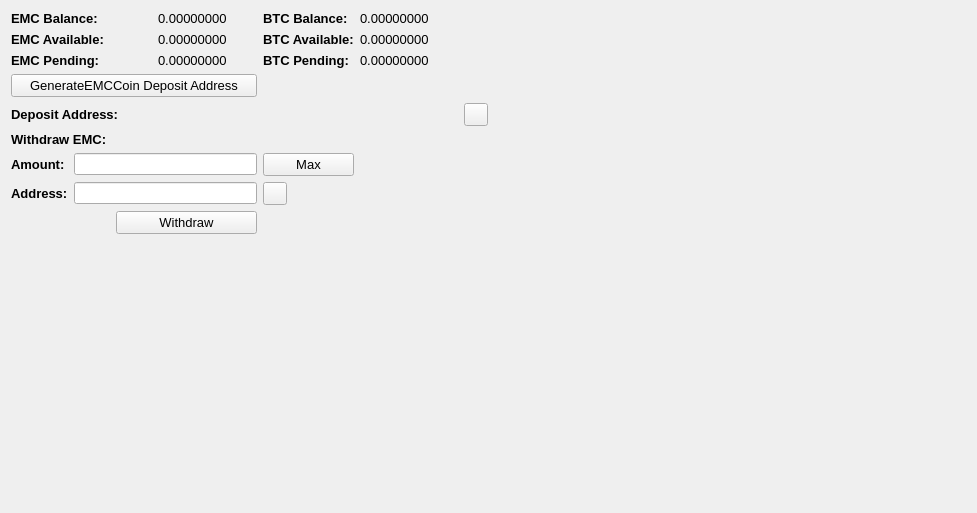
     <widget class="QWidget" name="BalanceTab">
      <attribute name="title">
       <string>Balance</string>
      </attribute>
      <layout class="QGridLayout" name="gridLayout_2">
       <item row="0" column="0" colspan="2">
        <widget class="QLabel" name="label_11">
         <property name="font">
          <font>
           <pointsize>10</pointsize>
           <weight>75</weight>
           <bold>true</bold>
          </font>
         </property>
         <property name="text">
          <string>EMC Balance:</string>
         </property>
        </widget>
       </item>
       <item row="0" column="3">
        <widget class="QLabel" name="TXBalanceLabel">
         <property name="font">
          <font>
           <pointsize>10</pointsize>
          </font>
         </property>
         <property name="text">
          <string>0.00000000</string>
         </property>
         <property name="textInteractionFlags">
          <set>Qt::LinksAccessibleByMouse|Qt::TextSelectableByMouse</set>
         </property>
        </widget>
       </item>
       <item row="0" column="4">
        <widget class="QLabel" name="label_12">
         <property name="font">
          <font>
           <pointsize>10</pointsize>
           <weight>75</weight>
           <bold>true</bold>
          </font>
         </property>
         <property name="text">
          <string>BTC Balance:</string>
         </property>
        </widget>
       </item>
       <item row="0" column="5">
        <widget class="QLabel" name="BitcoinBalanceLabel">
         <property name="font">
          <font>
           <pointsize>10</pointsize>
          </font>
         </property>
         <property name="text">
          <string>0.00000000</string>
         </property>
         <property name="textInteractionFlags">
          <set>Qt::LinksAccessibleByMouse|Qt::TextSelectableByMouse</set>
         </property>
        </widget>
       </item>
       <item row="0" column="7" rowspan="10">
        <spacer name="horizontalSpacer_4">
         <property name="orientation">
          <enum>Qt::Horizontal</enum>
         </property>
         <property name="sizeHint" stdset="0">
          <size>
           <width>478</width>
           <height>488</height>
          </size>
         </property>
        </spacer>
       </item>
       <item row="1" column="0" colspan="2">
        <widget class="QLabel" name="label_13">
         <property name="font">
          <font>
           <pointsize>10</pointsize>
           <weight>75</weight>
           <bold>true</bold>
          </font>
         </property>
         <property name="text">
          <string>EMC Available:</string>
         </property>
        </widget>
       </item>
       <item row="1" column="3">
        <widget class="QLabel" name="TXAvailableLabel_2">
         <property name="font">
          <font>
           <pointsize>10</pointsize>
          </font>
         </property>
         <property name="text">
          <string>0.00000000</string>
         </property>
         <property name="textInteractionFlags">
          <set>Qt::LinksAccessibleByMouse|Qt::TextSelectableByMouse</set>
         </property>
        </widget>
       </item>
       <item row="1" column="4">
        <widget class="QLabel" name="label_15">
         <property name="font">
          <font>
           <pointsize>10</pointsize>
           <weight>75</weight>
           <bold>true</bold>
          </font>
         </property>
         <property name="text">
          <string>BTC Available:</string>
         </property>
        </widget>
       </item>
       <item row="1" column="5">
        <widget class="QLabel" name="BitcoinAvailableLabel">
         <property name="font">
          <font>
           <pointsize>10</pointsize>
          </font>
         </property>
         <property name="text">
          <string>0.00000000</string>
         </property>
         <property name="textInteractionFlags">
          <set>Qt::LinksAccessibleByMouse|Qt::TextSelectableByMouse</set>
         </property>
        </widget>
       </item>
       <item row="2" column="0" colspan="2">
        <widget class="QLabel" name="label_14">
         <property name="font">
          <font>
           <pointsize>10</pointsize>
           <weight>75</weight>
           <bold>true</bold>
          </font>
         </property>
         <property name="text">
          <string>EMC Pending:</string>
         </property>
        </widget>
       </item>
       <item row="2" column="3">
        <widget class="QLabel" name="TXPendingLabel">
         <property name="font">
          <font>
           <pointsize>10</pointsize>
          </font>
         </property>
         <property name="text">
          <string>0.00000000</string>
         </property>
         <property name="textInteractionFlags">
          <set>Qt::LinksAccessibleByMouse|Qt::TextSelectableByMouse</set>
         </property>
        </widget>
       </item>
       <item row="2" column="4">
        <widget class="QLabel" name="label_31">
         <property name="font">
          <font>
           <pointsize>10</pointsize>
           <weight>75</weight>
           <bold>true</bold>
          </font>
         </property>
         <property name="text">
          <string>BTC Pending:</string>
         </property>
        </widget>
       </item>
       <item row="2" column="5">
        <widget class="QLabel" name="BitcoinPendingLabel">
         <property name="font">
          <font>
           <pointsize>10</pointsize>
          </font>
         </property>
         <property name="text">
          <string>0.00000000</string>
         </property>
         <property name="textInteractionFlags">
          <set>Qt::LinksAccessibleByMouse|Qt::TextSelectableByMouse</set>
         </property>
        </widget>
       </item>
       <item row="3" column="0" colspan="4">
        <widget class="QPushButton" name="GenDepositBTN">
         <property name="font">
          <font>
           <pointsize>10</pointsize>
          </font>
         </property>
         <property name="text">
          <string>GenerateEMCCoin Deposit Address</string>
         </property>
        </widget>
       </item>
       <item row="4" column="0" colspan="3">
        <widget class="QLabel" name="label_33">
         <property name="font">
          <font>
           <pointsize>10</pointsize>
           <weight>75</weight>
           <bold>true</bold>
          </font>
         </property>
         <property name="text">
          <string>Deposit Address:</string>
         </property>
        </widget>
       </item>
       <item row="4" column="3" colspan="3">
        <widget class="QLabel" name="DepositAddressLabel">
         <property name="minimumSize">
          <size>
           <width>300</width>
           <height>0</height>
          </size>
         </property>
         <property name="palette">
          <palette>
           <active>
            <colorrole role="WindowText">
             <brush brushstyle="SolidPattern">
              <color alpha="255">
               <red>0</red>
               <green>0</green>
               <blue>0</blue>
              </color>
             </brush>
            </colorrole>
            <colorrole role="Text">
             <brush brushstyle="SolidPattern">
              <color alpha="255">
               <red>0</red>
               <green>0</green>
               <blue>255</blue>
              </color>
             </brush>
            </colorrole>
           </active>
           <inactive>
            <colorrole role="WindowText">
             <brush brushstyle="SolidPattern">
              <color alpha="255">
               <red>0</red>
               <green>0</green>
               <blue>0</blue>
              </color>
             </brush>
            </colorrole>
            <colorrole role="Text">
             <brush brushstyle="SolidPattern">
              <color alpha="255">
               <red>0</red>
               <green>0</green>
               <blue>255</blue>
              </color>
             </brush>
            </colorrole>
           </inactive>
           <disabled>
            <colorrole role="WindowText">
             <brush brushstyle="SolidPattern">
              <color alpha="255">
               <red>120</red>
               <green>120</green>
               <blue>120</blue>
              </color>
             </brush>
            </colorrole>
            <colorrole role="Text">
             <brush brushstyle="SolidPattern">
              <color alpha="255">
               <red>120</red>
               <green>120</green>
               <blue>120</blue>
              </color>
             </brush>
            </colorrole>
           </disabled>
          </palette>
         </property>
         <property name="font">
          <font>
           <pointsize>10</pointsize>
           <weight>75</weight>
           <bold>true</bold>
          </font>
         </property>
         <property name="text">
          <string/>
         </property>
         <property name="alignment">
          <set>Qt::AlignRight|Qt::AlignTrailing|Qt::AlignVCenter</set>
         </property>
         <property name="textInteractionFlags">
          <set>Qt::LinksAccessibleByMouse|Qt::TextSelectableByKeyboard|Qt::TextSelectableByMouse</set>
         </property>
        </widget>
       </item>
       <item row="4" column="6">
        <widget class="QToolButton" name="DepositCopyButton">
         <property name="toolTip">
          <string>Copy to clipboard</string>
         </property>
         <property name="text">
          <string/>
         </property>
         <property name="icon">
          <iconset resource="../bitcoin.qrc">
           <normaloff>:/icons/editcopy</normaloff>:/icons/editcopy</iconset>
         </property>
         <property name="shortcut">
          <string>Alt+P</string>
         </property>
        </widget>
       </item>
       <item row="5" column="0" colspan="2">
        <widget class="QLabel" name="label_34">
         <property name="font">
          <font>
           <pointsize>10</pointsize>
           <weight>75</weight>
           <bold>true</bold>
          </font>
         </property>
         <property name="text">
          <string>Withdraw EMC:</string>
         </property>
        </widget>
       </item>
       <item row="6" column="0">
        <widget class="QLabel" name="label_26">
         <property name="font">
          <font>
           <pointsize>10</pointsize>
           <weight>75</weight>
           <bold>true</bold>
          </font>
         </property>
         <property name="text">
          <string>Amount:</string>
         </property>
        </widget>
       </item>
       <item row="6" column="1" colspan="3">
        <widget class="QLineEdit" name="WithdrawUnitsInput">
         <property name="font">
          <font>
           <pointsize>9</pointsize>
           <weight>75</weight>
           <bold>true</bold>
          </font>
         </property>
         <property name="text">
          <string/>
         </property>
        </widget>
       </item>
       <item row="6" column="4">
        <widget class="QPushButton" name="Withdraw_Max_Amount">
         <property name="font">
          <font>
           <pointsize>10</pointsize>
          </font>
         </property>
         <property name="text">
          <string>Max</string>
         </property>
        </widget>
       </item>
       <item row="7" column="0">
        <widget class="QLabel" name="label_10">
         <property name="font">
          <font>
           <pointsize>10</pointsize>
           <weight>75</weight>
           <bold>true</bold>
          </font>
         </property>
         <property name="text">
          <string>Address:</string>
         </property>
        </widget>
       </item>
       <item row="7" column="1" colspan="3">
        <widget class="QLineEdit" name="WithdrawAddress">
         <property name="font">
          <font>
           <pointsize>9</pointsize>
           <weight>75</weight>
           <bold>true</bold>
          </font>
         </property>
        </widget>
       </item>
       <item row="7" column="4">
        <widget class="QToolButton" name="WithdrawPasteButton">
         <property name="toolTip">
          <string>Paste from clipboard</string>
         </property>
         <property name="text">
          <string/>
         </property>
         <property name="icon">
          <iconset resource="../bitcoin.qrc">
           <normaloff>:/icons/editpaste</normaloff>:/icons/editpaste</iconset>
         </property>
         <property name="shortcut">
          <string>Alt+P</string>
         </property>
        </widget>
       </item>
       <item row="8" column="2" colspan="2">
        <widget class="QPushButton" name="WithdrawUnitsBtn">
         <property name="font">
          <font>
           <pointsize>10</pointsize>
          </font>
         </property>
         <property name="text">
          <string>Withdraw</string>
         </property>
        </widget>
       </item>
       <item row="9" column="0" colspan="6">
        <spacer name="verticalSpacer">
         <property name="orientation">
          <enum>Qt::Vertical</enum>
         </property>
         <property name="sizeHint" stdset="0">
          <size>
           <width>428</width>
           <height>262</height>
          </size>
         </property>
        </spacer>
       </item>
      </layout>
      <zorder>label_31</zorder>
      <zorder>label_15</zorder>
      <zorder>label_12</zorder>
      <zorder>label_14</zorder>
      <zorder>label_13</zorder>
      <zorder>label_11</zorder>
      <zorder>BitcoinBalanceLabel</zorder>
      <zorder>TXBalanceLabel</zorder>
      <zorder>TXAvailableLabel_2</zorder>
      <zorder>TXPendingLabel</zorder>
      <zorder>BitcoinAvailableLabel</zorder>
      <zorder>BitcoinPendingLabel</zorder>
      <zorder>label_33</zorder>
      <zorder>GenDepositBTN</zorder>
      <zorder>DepositAddressLabel</zorder>
      <zorder>Withdraw_Max_Amount</zorder>
      <zorder>label_34</zorder>
      <zorder>WithdrawUnitsInput</zorder>
      <zorder>label_10</zorder>
      <zorder>label_26</zorder>
      <zorder>WithdrawAddress</zorder>
      <zorder>WithdrawUnitsBtn</zorder>
      <zorder>horizontalSpacer_4</zorder>
      <zorder>verticalSpacer</zorder>
      <zorder>WithdrawPasteButton</zorder>
      <zorder>DepositCopyButton</zorder>
     </widget>
